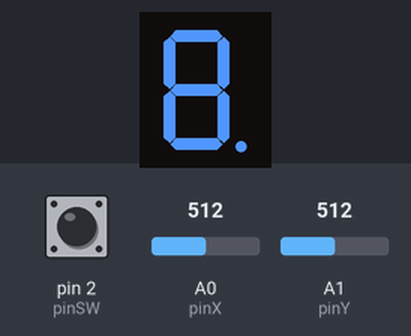
Simulated run of this sketch. Board: Arduino Uno, built with avr-gcc and run on an emulated ATmega328P. Parts: 1-digit seven-segment display. Wiring (inferred from the names in the program): 1-digit 7-segment display, segments lit when LOW: segments pin 5, pin 6, pin 7, pin 8, pin 9, pin 10, pin 11, pin 4. Inputs (shaded band) come from the test bench; at power-on: A0 (pinX) = 512, pin 2 (pinSW) HIGH, A1 (pinY) = 512. The segment pins are drawn as the display they are named for.

Above: at 0.1 s.
At 0.75 s:
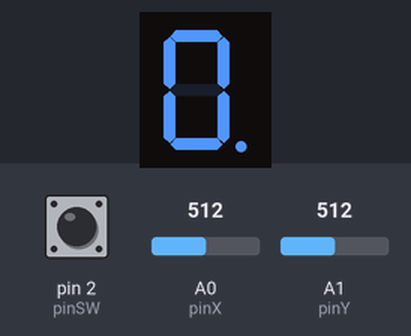
1.3 s: A0 (pinX) set to 1010
At 1.95 s:
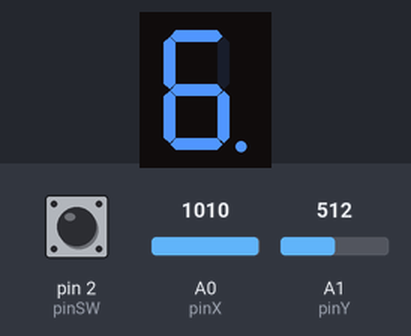
3.3 s: pin 2 (pinSW) pulled LOW for 0.15 s
Timing chart, 0 to 6.3 s (numbered marks = the images above; inputs shaded):
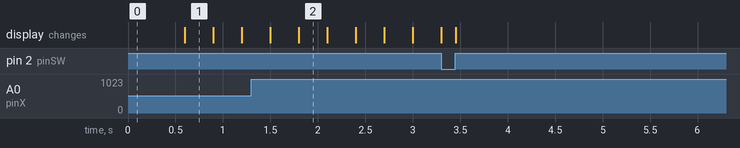

Measured:
- after the input at 1.3 s, the display: first differs from a run without the input after 0.50 s (image 2)

The sketch:

hw3.ino
```cpp
// joystick pins
const int pinX = A0;
const int pinY = A1;
const int pinSW = 2;

int xValue;
int yValue;
int swValue;

byte currentSwValue = HIGH;
byte lastSwValue = HIGH;

// segments pins
const int pinA = 4;
const int pinB = 5;
const int pinC = 6;
const int pinD = 7;
const int pinE = 8;
const int pinF = 9;
const int pinG = 10;
const int pinDP = 11;

const int segSize = 8; // number of pins

// map pins from 4-11 to 0-7
int segments[segSize] = {
  pinA, pinB, pinC, pinD, pinE, pinF, pinG, pinDP
};

// actual segments states
byte segmentsStates[segSize] = {
  LOW, LOW, LOW, LOW, LOW, LOW, LOW, LOW
};

int currentSegment = 7;
byte currentSegmentState = LOW;

// last time when a segment blinked and duration of the blinks
unsigned long previousBlink = 0;
const long intervalBlink = 300;

// debounce values
unsigned long lastDebounceTimeSw = 0;
unsigned long debounceDelaySw = 100;
unsigned long lastDebounceTimeJoy = 0;
unsigned long debounceDelayJoy = 200;

// thresholds for joystick
const int minThresholdCenter = 300;
const int maxThresholdCenter = 800;
const int minThresholdMargin = 70;
const int maxThresholdMargin = 1000;

// threshold for short button press and long button press
unsigned long shortOrLong = 300;

// directions
const int noOfDirections = 4;
int up = 0;
int down = 1;
int right = 2;
int left = 3;
int move;

bool joyMoved = true;
bool lastJoyMoved = false;
bool currentJoyMove = false;

// the movements available for each segment depending on where it is located
byte segmentsMovements[segSize][noOfDirections] = {
  //Up Dn LT RT
  { 0, 6, 5, 1 },  // a  0
  { 0, 6, 5, 1 },  // b  1
  { 6, 3, 4, 7 },  // c  2
  { 6, 3, 4, 2 },  // d  3
  { 6, 3, 4, 2 },  // e  4
  { 0, 6, 5, 1 },  // f  5
  { 0, 3, 6, 6 },  // g  6
  { 7, 7, 2, 7 }   // dp 7
};

// the current state
int state = 1;

void setup() {
  Serial.begin(9600);

  for (int i = 0; i < segSize; i++) {
    pinMode(segments[i], OUTPUT);
  }

  pinMode(pinSW, INPUT_PULLUP);
}

void loop() {
  xValue = analogRead(pinX);
  yValue = analogRead(pinY);
  swValue = digitalRead(pinSW);

  setBackSegStatus();

  if (state == 1) {
    blink();
    joyMoveState1();
  } else {
    joyMoveState2();
  }

  swPress();
}

/* joy movement for state 1: Checks if the joystick has not moved by fitting the
values between two central thresholds. It considers the joystick to have moved
only if its values reach the upper threshold and if it exceeded the bounce. */
void joyMoveState1() {
  if ((minThresholdCenter <= xValue && xValue <= maxThresholdCenter) and (minThresholdCenter <= yValue && yValue <= maxThresholdCenter)) {
    joyMoved = false;
  }

  if (xValue < minThresholdMargin && joyMoved == false) {
    move = left;
    joyMoved = true;
  }

  if (xValue > maxThresholdMargin && joyMoved == false) {
    move = right;
    joyMoved = true;
  }

  if (yValue < minThresholdMargin && joyMoved == false) {
    move = down;
    joyMoved = true;
  }

  if (yValue > maxThresholdMargin && joyMoved == false) {
    move = up;
    joyMoved = true;
  }

  if (lastJoyMoved != joyMoved) {
    lastDebounceTimeJoy = millis();
  }

  if (millis() - lastDebounceTimeJoy > debounceDelayJoy) {
    if (joyMoved != currentJoyMove) {
      currentJoyMove = joyMoved;

      if (currentJoyMove == true) {
        currentSegment = segmentsMovements[currentSegment][move];
      }
    }
  }

  lastJoyMoved = joyMoved;
}

/* joy movement for state 2: If joystick a exceeds the upper threshold then it
 turns ON or OFF the current segment. */
void joyMoveState2() {
  if (xValue < minThresholdCenter) {
    segmentsStates[currentSegment] = LOW;
  }

  if (xValue > maxThresholdCenter) {
    segmentsStates[currentSegment] = HIGH;
  }

  digitalWrite(segments[currentSegment], segmentsStates[currentSegment]);
}

/* blink the current segment for state 1 */
void blink() {
  if (millis() - previousBlink >= intervalBlink) {
    previousBlink = millis();
    digitalWrite(segments[currentSegment], currentSegmentState);
    currentSegmentState = !currentSegmentState;
  }
}

/* set back new and old values of all segments */
void setBackSegStatus() {
  for (int i = 0; i < segSize; i++) {
    if (i == currentSegment) {
      continue;
    }

    digitalWrite(segments[i], segmentsStates[i]);
  }
}

/* for the short press of the button goes from one state to another (from
state 1 to state 2 and vice versa). For long press of the button in state 1,
reset the segments by turning them off and set the current segment as the
Decimal Point. */
void swPress() {
  if (swValue == LOW and lastSwValue == HIGH) {
    lastDebounceTimeSw = millis();
  }

  if (millis() - lastDebounceTimeSw > debounceDelaySw) {
    if (swValue != currentSwValue) {
      currentSwValue = swValue;

      if (currentSwValue == HIGH) {
        unsigned long pressDuration = millis() - lastDebounceTimeSw;

        if (pressDuration < shortOrLong) {
          if (state == 1) {
            state = 2;
          } else if (state == 2) {
            state = 1;
          }
        } else {
          if (state == 1) {
            resetSegLOW();
          }
        }
      }
    }
  }

  lastSwValue = swValue;
}

/* clears all segments and sets the Decimal Point as the current segment */
void resetSegLOW() {
  for (int i = 0; i < segSize; i++) {
    segmentsStates[i] = LOW;
  }

  currentSegment = 7;
}
```
